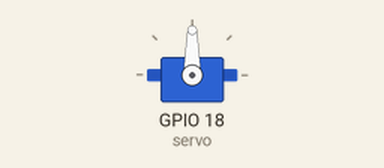
A program run on a simulated Raspberry Pi (BCM pin numbers). On the bench: servo. Servo angles are drawn from the pulse width (0.5 ms = 0°, 2.5 ms = 180°).

Above: at 0.05 s.
At 1.5 s:
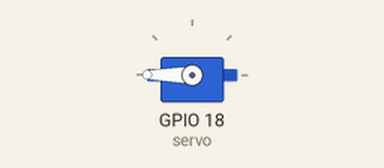
At 3.0 s:
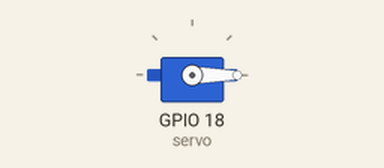
Timing chart, 0 to 6.9 s (numbered marks = the images above):
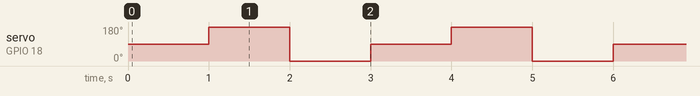

The program:

pwm_motor.py
```python
import RPi.GPIO as GPIO
import time
servo = 18
GPIO.setwarnings(False)
GPIO.setmode(GPIO.BCM)
GPIO.setup(servo,GPIO.OUT)
svoFreq = GPIO.PWM(servo,50)
svoFreq.start(0)
try:
    while True:
        svoFreq.ChangeDutyCycle(7.5)
        time.sleep(1)
        svoFreq.ChangeDutyCycle(12.5)
        time.sleep(1)
        svoFreq.ChangeDutyCycle(2.5)
        time.sleep(1)
except KeyboardInterrupt:
    svoFreq.stop()
    GPIO.Cleanup()
```

Measured:
- by itself, servo on GPIO 18 (servo): repeats every 3.0 s: 0° 1.0 s, 90° 1.0 s, 180° 1.0 s
